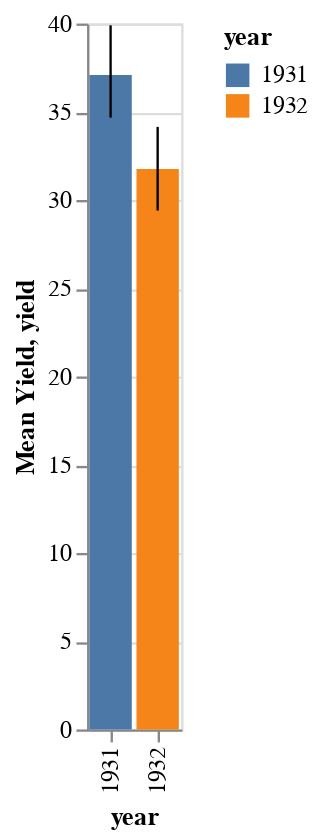

Notebook cell for this chart:
### Code cell
import altair as alt
from vega_datasets import data

source = data.barley()

bars = alt.Chart().mark_bar().encode(
    x='year:O',
    y=alt.Y('mean(yield):Q', title='Mean Yield'),
    color='year:N',
)

error_bars = alt.Chart().mark_errorbar(extent='ci').encode(
    x='year:O',
    y='yield:Q'
)

#bars+error_bars

alt.layer(bars, error_bars, data=source)#.facet(column='site:N')

### Figure 1 — Vega-Lite specification as saved in the notebook (floating-point values rounded to 4 significant figures)
{"config": {"view": {"continuousWidth": 400, "continuousHeight": 300}}, "layer": [{"mark": "bar", "encoding": {"color": {"field": "year", "type": "nominal"}, "x": {"field": "year", "type": "ordinal"}, "y": {"aggregate": "mean", "field": "yield", "title": "Mean Yield", "type": "quantitative"}}}, {"mark": {"type": "errorbar", "extent": "ci"}, "encoding": {"x": {"field": "year", "type": "ordinal"}, "y": {"field": "yield", "type": "quantitative"}}}], "data": {"name": "data-093ece8c35bb2d41094cfb6138ec810b"}, "$schema": "https://vega.github.io/schema/vega-lite/v4.17.0.json", "datasets": {"data-093ece8c35bb2d41094cfb6138ec810b": [{"yield": 27.0, "variety": "Manchuria", "year": 1931, "site": "University Farm"}, {"yield": 48.87, "variety": "Manchuria", "year": 1931, "site": "Waseca"}, {"yield": 27.43, "variety": "Manchuria", "year": 1931, "site": "Morris"}, {"yield": 39.93, "variety": "Manchuria", "year": 1931, "site": "Crookston"}, {"yield": 32.97, "variety": "Manchuria", "year": 1931, "site": "Grand Rapids"}, {"yield": 28.97, "variety": "Manchuria", "year": 1931, "site": "Duluth"}, {"yield": 43.07, "variety": "Glabron", "year": 1931, "site": "University Farm"}, {"yield": 55.2, "variety": "Glabron", "year": 1931, "site": "Waseca"}, {"yield": 28.77, "variety": "Glabron", "year": 1931, "site": "Morris"}, {"yield": 38.13, "variety": "Glabron", "year": 1931, "site": "Crookston"}, {"yield": 29.13, "variety": "Glabron", "year": 1931, "site": "Grand Rapids"}, {"yield": 29.67, "variety": "Glabron", "year": 1931, "site": "Duluth"}, {"yield": 35.13, "variety": "Svansota", "year": 1931, "site": "University Farm"}, {"yield": 47.33, "variety": "Svansota", "year": 1931, "site": "Waseca"}, {"yield": 25.77, "variety": "Svansota", "year": 1931, "site": "Morris"}, {"yield": 40.47, "variety": "Svansota", "year": 1931, "site": "Crookston"}, {"yield": 29.67, "variety": "Svansota", "year": 1931, "site": "Grand Rapids"}, {"yield": 25.7, "variety": "Svansota", "year": 1931, "site": "Duluth"}, {"yield": 39.9, "variety": "Velvet", "year": 1931, "site": "University Farm"}, {"yield": 50.23, "variety": "Velvet", "year": 1931, "site": "Waseca"}, {"yield": 26.13, "variety": "Velvet", "year": 1931, "site": "Morris"}, {"yield": 41.33, "variety": "Velvet", "year": 1931, "site": "Crookston"}, {"yield": 23.03, "variety": "Velvet", "year": 1931, "site": "Grand Rapids"}, {"yield": 26.3, "variety": "Velvet", "year": 1931, "site": "Duluth"}, {"yield": 36.57, "variety": "Trebi", "year": 1931, "site": "University Farm"}, {"yield": 63.83, "variety": "Trebi", "year": 1931, "site": "Waseca"}, {"yield": 43.77, "variety": "Trebi", "year": 1931, "site": "Morris"}, {"yield": 46.93, "variety": "Trebi", "year": 1931, "site": "Crookston"}, {"yield": 29.77, "variety": "Trebi", "year": 1931, "site": "Grand Rapids"}, {"yield": 33.93, "variety": "Trebi", "year": 1931, "site": "Duluth"}, {"yield": 43.27, "variety": "No. 457", "year": 1931, "site": "University Farm"}, {"yield": 58.1, "variety": "No. 457", "year": 1931, "site": "Waseca"}, {"yield": 28.7, "variety": "No. 457", "year": 1931, "site": "Morris"}, {"yield": 45.67, "variety": "No. 457", "year": 1931, "site": "Crookston"}, {"yield": 32.17, "variety": "No. 457", "year": 1931, "site": "Grand Rapids"}, {"yield": 33.6, "variety": "No. 457", "year": 1931, "site": "Duluth"}, {"yield": 36.6, "variety": "No. 462", "year": 1931, "site": "University Farm"}, {"yield": 65.77, "variety": "No. 462", "year": 1931, "site": "Waseca"}, {"yield": 30.37, "variety": "No. 462", "year": 1931, "site": "Morris"}, {"yield": 48.57, "variety": "No. 462", "year": 1931, "site": "Crookston"}, {"yield": 24.93, "variety": "No. 462", "year": 1931, "site": "Grand Rapids"}, {"yield": 28.1, "variety": "No. 462", "year": 1931, "site": "Duluth"}, {"yield": 32.77, "variety": "Peatland", "year": 1931, "site": "University Farm"}, {"yield": 48.57, "variety": "Peatland", "year": 1931, "site": "Waseca"}, {"yield": 29.87, "variety": "Peatland", "year": 1931, "site": "Morris"}, {"yield": 41.6, "variety": "Peatland", "year": 1931, "site": "Crookston"}, {"yield": 34.7, "variety": "Peatland", "year": 1931, "site": "Grand Rapids"}, {"yield": 32.0, "variety": "Peatland", "year": 1931, "site": "Duluth"}, {"yield": 24.67, "variety": "No. 475", "year": 1931, "site": "University Farm"}, {"yield": 46.77, "variety": "No. 475", "year": 1931, "site": "Waseca"}, {"yield": 22.6, "variety": "No. 475", "year": 1931, "site": "Morris"}, {"yield": 44.1, "variety": "No. 475", "year": 1931, "site": "Crookston"}, {"yield": 19.7, "variety": "No. 475", "year": 1931, "site": "Grand Rapids"}, {"yield": 33.07, "variety": "No. 475", "year": 1931, "site": "Duluth"}, {"yield": 39.3, "variety": "Wisconsin No. 38", "year": 1931, "site": "University Farm"}, {"yield": 58.8, "variety": "Wisconsin No. 38", "year": 1931, "site": "Waseca"}, {"yield": 29.47, "variety": "Wisconsin No. 38", "year": 1931, "site": "Morris"}, {"yield": 49.87, "variety": "Wisconsin No. 38", "year": 1931, "site": "Crookston"}, {"yield": 34.47, "variety": "Wisconsin No. 38", "year": 1931, "site": "Grand Rapids"}, {"yield": 31.6, "variety": "Wisconsin No. 38", "year": 1931, "site": "Duluth"}, {"yield": 26.9, "variety": "Manchuria", "year": 1932, "site": "University Farm"}, {"yield": 33.47, "variety": "Manchuria", "year": 1932, "site": "Waseca"}, {"yield": 34.37, "variety": "Manchuria", "year": 1932, "site": "Morris"}, {"yield": 32.97, "variety": "Manchuria", "year": 1932, "site": "Crookston"}, {"yield": 22.13, "variety": "Manchuria", "year": 1932, "site": "Grand Rapids"}, {"yield": 22.57, "variety": "Manchuria", "year": 1932, "site": "Duluth"}, {"yield": 36.8, "variety": "Glabron", "year": 1932, "site": "University Farm"}, {"yield": 37.73, "variety": "Glabron", "year": 1932, "site": "Waseca"}, {"yield": 35.13, "variety": "Glabron", "year": 1932, "site": "Morris"}, {"yield": 26.17, "variety": "Glabron", "year": 1932, "site": "Crookston"}, {"yield": 14.43, "variety": "Glabron", "year": 1932, "site": "Grand Rapids"}, {"yield": 25.87, "variety": "Glabron", "year": 1932, "site": "Duluth"}, {"yield": 27.43, "variety": "Svansota", "year": 1932, "site": "University Farm"}, {"yield": 38.5, "variety": "Svansota", "year": 1932, "site": "Waseca"}, {"yield": 35.03, "variety": "Svansota", "year": 1932, "site": "Morris"}, {"yield": 20.63, "variety": "Svansota", "year": 1932, "site": "Crookston"}, {"yield": 16.63, "variety": "Svansota", "year": 1932, "site": "Grand Rapids"}, {"yield": 22.23, "variety": "Svansota", "year": 1932, "site": "Duluth"}, {"yield": 26.8, "variety": "Velvet", "year": 1932, "site": "University Farm"}, {"yield": 37.4, "variety": "Velvet", "year": 1932, "site": "Waseca"}, {"yield": 38.83, "variety": "Velvet", "year": 1932, "site": "Morris"}, {"yield": 32.07, "variety": "Velvet", "year": 1932, "site": "Crookston"}, {"yield": 32.23, "variety": "Velvet", "year": 1932, "site": "Grand Rapids"}, {"yield": 22.47, "variety": "Velvet", "year": 1932, "site": "Duluth"}, {"yield": 29.07, "variety": "Trebi", "year": 1932, "site": "University Farm"}, {"yield": 49.23, "variety": "Trebi", "year": 1932, "site": "Waseca"}, {"yield": 46.63, "variety": "Trebi", "year": 1932, "site": "Morris"}, {"yield": 41.83, "variety": "Trebi", "year": 1932, "site": "Crookston"}, {"yield": 20.63, "variety": "Trebi", "year": 1932, "site": "Grand Rapids"}, {"yield": 30.6, "variety": "Trebi", "year": 1932, "site": "Duluth"}, {"yield": 26.43, "variety": "No. 457", "year": 1932, "site": "University Farm"}, {"yield": 42.2, "variety": "No. 457", "year": 1932, "site": "Waseca"}, {"yield": 43.53, "variety": "No. 457", "year": 1932, "site": "Morris"}, {"yield": 34.33, "variety": "No. 457", "year": 1932, "site": "Crookston"}, {"yield": 19.47, "variety": "No. 457", "year": 1932, "site": "Grand Rapids"}, {"yield": 22.7, "variety": "No. 457", "year": 1932, "site": "Duluth"}, {"yield": 25.57, "variety": "No. 462", "year": 1932, "site": "University Farm"}, {"yield": 44.7, "variety": "No. 462", "year": 1932, "site": "Waseca"}, {"yield": 47.0, "variety": "No. 462", "year": 1932, "site": "Morris"}, {"yield": 30.53, "variety": "No. 462", "year": 1932, "site": "Crookston"}, {"yield": 19.9, "variety": "No. 462", "year": 1932, "site": "Grand Rapids"}, {"yield": 22.5, "variety": "No. 462", "year": 1932, "site": "Duluth"}, {"yield": 28.07, "variety": "Peatland", "year": 1932, "site": "University Farm"}, {"yield": 36.03, "variety": "Peatland", "year": 1932, "site": "Waseca"}, {"yield": 43.2, "variety": "Peatland", "year": 1932, "site": "Morris"}, {"yield": 25.23, "variety": "Peatland", "year": 1932, "site": "Crookston"}, {"yield": 26.77, "variety": "Peatland", "year": 1932, "site": "Grand Rapids"}, {"yield": 31.37, "variety": "Peatland", "year": 1932, "site": "Duluth"}, {"yield": 30.0, "variety": "No. 475", "year": 1932, "site": "University Farm"}, {"yield": 41.27, "variety": "No. 475", "year": 1932, "site": "Waseca"}, {"yield": 44.23, "variety": "No. 475", "year": 1932, "site": "Morris"}, {"yield": 32.13, "variety": "No. 475", "year": 1932, "site": "Crookston"}, {"yield": 15.23, "variety": "No. 475", "year": 1932, "site": "Grand Rapids"}, {"yield": 27.37, "variety": "No. 475", "year": 1932, "site": "Duluth"}, {"yield": 38.0, "variety": "Wisconsin No. 38", "year": 1932, "site": "University Farm"}, {"yield": 58.17, "variety": "Wisconsin No. 38", "year": 1932, "site": "Waseca"}, {"yield": 47.17, "variety": "Wisconsin No. 38", "year": 1932, "site": "Morris"}, {"yield": 35.9, "variety": "Wisconsin No. 38", "year": 1932, "site": "Crookston"}, {"yield": 20.67, "variety": "Wisconsin No. 38", "year": 1932, "site": "Grand Rapids"}, {"yield": 29.33, "variety": "Wisconsin No. 38", "year": 1932, "site": "Duluth"}]}}
